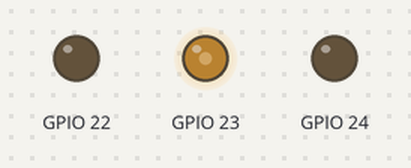
A program run on a simulated Raspberry Pi (BCM pin numbers). On the bench: output pins drawn as LEDs (lit = HIGH). Random numbers come from a fixed seed.

Above: at 0.7 s.
At 6.72 s:
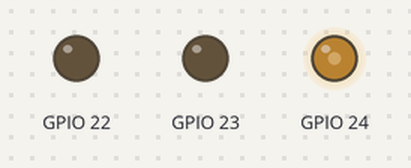
At 13.5 s:
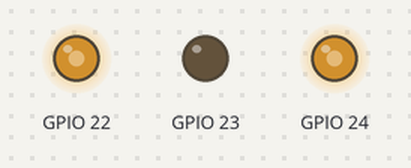
At 19.9 s:
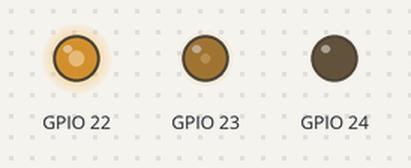
At 25.8 s:
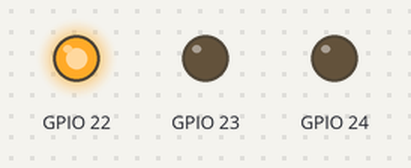
At 33.1 s:
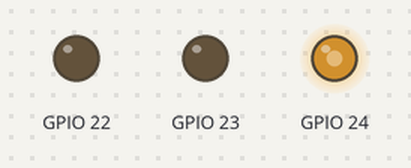
Timing chart, 0 to 40.0 s (numbered marks = the images above):
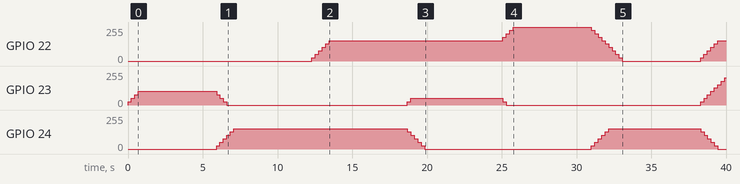

Measured:
- by itself, GPIO 22: 0/255 → 26/255 at 12.3 s, → 51/255 0.23 s later, → 77/255 0.23 s later, → 102/255 0.23 s later, … (26 changes in this stretch)
- by itself, GPIO 23: 0/255 → 26/255 at 0.00 s, → 51/255 0.23 s later, → 77/255 0.23 s later, → 102/255 0.23 s later, … (20 changes in this stretch)

The program:

rgbfade.py
```python
#!/usr/bin/env python3

import RPi.GPIO as GPIO
import sys, time, random
from threading import Thread

CHECKVERSION = "0.1.0"

PWMLedRed = 22
PWMLedGreen = 23
PWMLedBlue = 24
PWMLedWhite = 25
ledcolor = {'red':PWMLedRed,'green':PWMLedGreen, 'blue' : PWMLedBlue,'white':PWMLedWhite}
newledvalue = [0,0,0]
currentledvalue = [0,0,0]
counter = [0,0]
BLAST = "/dev/pi-blaster"
dled = [0,0,0]

def random_color():
    global counter
    global newledvalue

    if counter[1] == 0:
        newledvalue[0] = random.randrange(0, 10,2)
        newledvalue[1] = 0
        newledvalue[2] = random.randrange(0, 10,2)
    elif counter[1] == 1:
        newledvalue[0] = random.randrange(0, 10,2)
        newledvalue[1] = random.randrange(0, 10,2)
        newledvalue[2] = 0
    elif counter[1] == 2:
        newledvalue[0] = 0
        newledvalue[1] = random.randrange(0, 10,2)
        newledvalue[2] = random.randrange(0, 10,2)
    counter[1] += 1
    #print('%s = %s, %s = %s, %s = %s' % ('RED', str(newledvalue[0]), 'GREEN', str(newledvalue[1]), 'BLUE', str(newledvalue[2])))

def rgbfade():
    global currentledvalue
    global newledvalue
    global dled
    pins=[22,23,24]
    for i in range(3):
        if currentledvalue[i] < newledvalue[i]:
            dled[i] = 1
        else:
            dled[i] = 0
        #print('DLED ' + str(dled[i]))
    while currentledvalue[0] != newledvalue[0] or currentledvalue[1] != newledvalue[1] or currentledvalue[2] != newledvalue[2]:
        for i in range(3):
            if currentledvalue[i] != newledvalue[i]:
                if dled[i] == 1:
                    currentledvalue[i] += 1
                    #print('change pin (' + str(pins[i]) + ') value to ' + str(currentledvalue[i]))
                    with open('/dev/pi-blaster', 'w') as out_file:
                        place = str(pins[i]) + '=' + str("{:0.2f}".format(currentledvalue[i] / 10 )) + '\n'
                        out_file.write(place)
                else:
                    currentledvalue[i] -= 1
                    #print('change pin (' + str(pins[i]) + ') value to ' + str(currentledvalue[i]))
                    with open('/dev/pi-blaster', 'w') as out_file:
                        place = str(pins[i]) + '=' + str("{:0.2f}".format(currentledvalue[i] / 10 )) + '\n'
                        out_file.write(place)
            else:
                #print('PIN ' + str(pins[i]) + ' is Equal c=' + str(currentledvalue[i]) + ' n=' + str(newledvalue[i]))
                pass
        time.sleep(0.23)

def off():
    with open('/dev/pi-blaster', 'w') as out_file:
        out_file.write('22=0\n')
        out_file.write('23=0\n')
        out_file.write('24=0\n')


def main():
    # put the counter loop here to hold the color for 10 count cnt or counter[0]
    # while true:
    cnt = 0
    rgb = 0
    random_color()
    #print("Led red color value " + str(currentledvalue[0]))
    #print("Led red NEW color value " + str(newledvalue[0] / 100 ))
    try:
        while True:
            random_color()
            if counter[1] > 2:
                counter[1] = 0

            cnt += 1
            if cnt == 5:
                #print('SOLID')
                if rgb == 0:
                    newledvalue[0] = 10
                    newledvalue[1] = 0
                    newledvalue[2] = 0
                    rgb += 1
                elif rgb == 1:
                    newledvalue[0] = 0
                    newledvalue[1] = 10
                    newledvalue[2] = 0
                    rgb += 1
                else:
                    newledvalue[0] = 0
                    newledvalue[1] = 0
                    newledvalue[2] = 10
                    rgb = 0
                cnt = 0
            rgbfade()
            #print('In Main current red value ' + str(currentledvalue[0]))
            #print('%s = %s, %s = %s, %s = %s' % ('RED', str(newledvalue[0]), 'GREEN', str(newledvalue[1]), 'BLUE', str(newledvalue[2])))
            time.sleep(5)
    except Exception as e:
        print(e)
    except:
        print('Thanks for playing')
        off()


if __name__ == "__main__":
    main()
```
